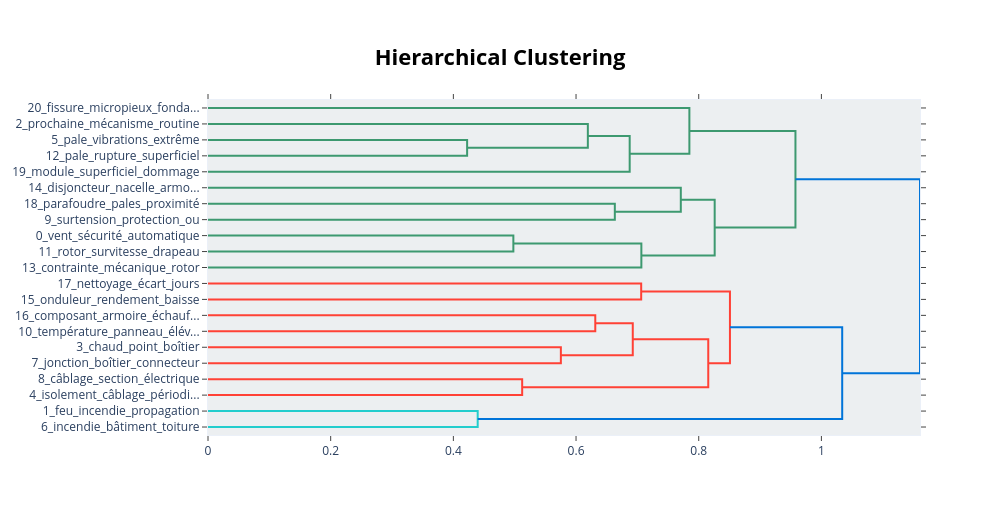

The notebook cell saved with this chart:
### Code cell
topic_model.visualize_hierarchy()

### Figure 1 — Plotly figure (JSON) as saved in the notebook; plotly's stock layout.template omitted (floating-point values rounded to 4 significant figures)
{"data": [{"hoverinfo": "text", "marker": {"color": "rgb(61,153,112)"}, "mode": "lines", "type": "scatter", "x": [0.0, 0.4224, 0.4224, 0.0], "xaxis": "x", "y": [-25.0, -25.0, -35.0, -35.0], "yaxis": "y"}, {"hoverinfo": "text", "marker": {"color": "rgb(61,153,112)"}, "mode": "lines", "type": "scatter", "x": [0.0, 0.6192, 0.6192, 0.4224], "xaxis": "x", "y": [-15.0, -15.0, -30.0, -30.0], "yaxis": "y"}, {"hoverinfo": "text", "marker": {"color": "rgb(61,153,112)"}, "mode": "lines", "type": "scatter", "x": [0.6192, 0.6875, 0.6875, 0.0], "xaxis": "x", "y": [-22.5, -22.5, -45.0, -45.0], "yaxis": "y"}, {"hoverinfo": "text", "marker": {"color": "rgb(61,153,112)"}, "mode": "lines", "type": "scatter", "x": [0.0, 0.7848, 0.7848, 0.6875], "xaxis": "x", "y": [-5.0, -5.0, -33.75, -33.75], "yaxis": "y"}, {"hoverinfo": "text", "marker": {"color": "rgb(61,153,112)"}, "mode": "lines", "type": "scatter", "x": [0.0, 0.6632, 0.6632, 0.0], "xaxis": "x", "y": [-65.0, -65.0, -75.0, -75.0], "yaxis": "y"}, {"hoverinfo": "text", "marker": {"color": "rgb(61,153,112)"}, "mode": "lines", "type": "scatter", "x": [0.0, 0.7708, 0.7708, 0.6632], "xaxis": "x", "y": [-55.0, -55.0, -70.0, -70.0], "yaxis": "y"}, {"hoverinfo": "text", "marker": {"color": "rgb(61,153,112)"}, "mode": "lines", "type": "scatter", "x": [0.0, 0.4978, 0.4978, 0.0], "xaxis": "x", "y": [-85.0, -85.0, -95.0, -95.0], "yaxis": "y"}, {"hoverinfo": "text", "marker": {"color": "rgb(61,153,112)"}, "mode": "lines", "type": "scatter", "x": [0.4978, 0.7065, 0.7065, 0.0], "xaxis": "x", "y": [-90.0, -90.0, -105.0, -105.0], "yaxis": "y"}, {"hoverinfo": "text", "marker": {"color": "rgb(61,153,112)"}, "mode": "lines", "type": "scatter", "x": [0.7708, 0.826, 0.826, 0.7065], "xaxis": "x", "y": [-62.5, -62.5, -97.5, -97.5], "yaxis": "y"}, {"hoverinfo": "text", "marker": {"color": "rgb(61,153,112)"}, "mode": "lines", "type": "scatter", "x": [0.7848, 0.9577, 0.9577, 0.826], "xaxis": "x", "y": [-19.38, -19.38, -80.0, -80.0], "yaxis": "y"}, {"hoverinfo": "text", "marker": {"color": "rgb(255,65,54)"}, "mode": "lines", "type": "scatter", "x": [0.0, 0.7062, 0.7062, 0.0], "xaxis": "x", "y": [-115.0, -115.0, -125.0, -125.0], "yaxis": "y"}, {"hoverinfo": "text", "marker": {"color": "rgb(255,65,54)"}, "mode": "lines", "type": "scatter", "x": [0.0, 0.6314, 0.6314, 0.0], "xaxis": "x", "y": [-135.0, -135.0, -145.0, -145.0], "yaxis": "y"}, {"hoverinfo": "text", "marker": {"color": "rgb(255,65,54)"}, "mode": "lines", "type": "scatter", "x": [0.0, 0.5753, 0.5753, 0.0], "xaxis": "x", "y": [-155.0, -155.0, -165.0, -165.0], "yaxis": "y"}, {"hoverinfo": "text", "marker": {"color": "rgb(255,65,54)"}, "mode": "lines", "type": "scatter", "x": [0.6314, 0.6925, 0.6925, 0.5753], "xaxis": "x", "y": [-140.0, -140.0, -160.0, -160.0], "yaxis": "y"}, {"hoverinfo": "text", "marker": {"color": "rgb(255,65,54)"}, "mode": "lines", "type": "scatter", "x": [0.0, 0.5122, 0.5122, 0.0], "xaxis": "x", "y": [-175.0, -175.0, -185.0, -185.0], "yaxis": "y"}, {"hoverinfo": "text", "marker": {"color": "rgb(255,65,54)"}, "mode": "lines", "type": "scatter", "x": [0.6925, 0.8156, 0.8156, 0.5122], "xaxis": "x", "y": [-150.0, -150.0, -180.0, -180.0], "yaxis": "y"}, {"hoverinfo": "text", "marker": {"color": "rgb(255,65,54)"}, "mode": "lines", "type": "scatter", "x": [0.7062, 0.8509, 0.8509, 0.8156], "xaxis": "x", "y": [-120.0, -120.0, -165.0, -165.0], "yaxis": "y"}, {"hoverinfo": "text", "marker": {"color": "rgb(35,205,205)"}, "mode": "lines", "type": "scatter", "x": [0.0, 0.4397, 0.4397, 0.0], "xaxis": "x", "y": [-195.0, -195.0, -205.0, -205.0], "yaxis": "y"}, {"hoverinfo": "text", "marker": {"color": "rgb(0,116,217)"}, "mode": "lines", "type": "scatter", "x": [0.8509, 1.034, 1.034, 0.4397], "xaxis": "x", "y": [-142.5, -142.5, -200.0, -200.0], "yaxis": "y"}, {"hoverinfo": "text", "marker": {"color": "rgb(0,116,217)"}, "mode": "lines", "type": "scatter", "x": [0.9577, 1.161, 1.161, 1.034], "xaxis": "x", "y": [-49.69, -49.69, -171.2, -171.2], "yaxis": "y"}], "layout": {"autosize": false, "height": 515, "hoverlabel": {"bgcolor": "white", "font": {"family": "Rockwell", "size": 16}}, "hovermode": "closest", "plot_bgcolor": "#ECEFF1", "showlegend": false, "title": {"font": {"color": "Black", "size": 22}, "text": "<b>Hierarchical Clustering</b>", "x": 0.5, "xanchor": "center", "yanchor": "top"}, "width": 1000, "xaxis": {"mirror": "allticks", "rangemode": "tozero", "showgrid": false, "showline": true, "showticklabels": true, "ticks": "outside", "type": "linear", "zeroline": false}, "yaxis": {"mirror": "allticks", "range": [-210, 0], "rangemode": "tozero", "showgrid": false, "showline": true, "showticklabels": true, "tickmode": "array", "ticks": "outside", "ticktext": ["20_fissure_micropieux_fonda...", "2_prochaine_mécanisme_routine", "5_pale_vibrations_extrême", "12_pale_rupture_superficiel", "19_module_superficiel_dommage", "14_disjoncteur_nacelle_armo...", "18_parafoudre_pales_proximité", "9_surtension_protection_ou", "0_vent_sécurité_automatique", "11_rotor_survitesse_drapeau", "13_contrainte_mécanique_rotor", "17_nettoyage_écart_jours", "15_onduleur_rendement_baisse", "16_composant_armoire_échauf...", "10_température_panneau_élév...", "3_chaud_point_boîtier", "7_jonction_boîtier_connecteur", "8_câblage_section_électrique", "4_isolement_câblage_périodi...", "1_feu_incendie_propagation", "6_incendie_bâtiment_toiture"], "tickvals": [-5, -15, -25, -35, -45, -55, -65, -75, -85, -95, -105, -115, -125, -135, -145, -155, -165, -175, -185, -195, -205], "type": "linear", "zeroline": false}}}
